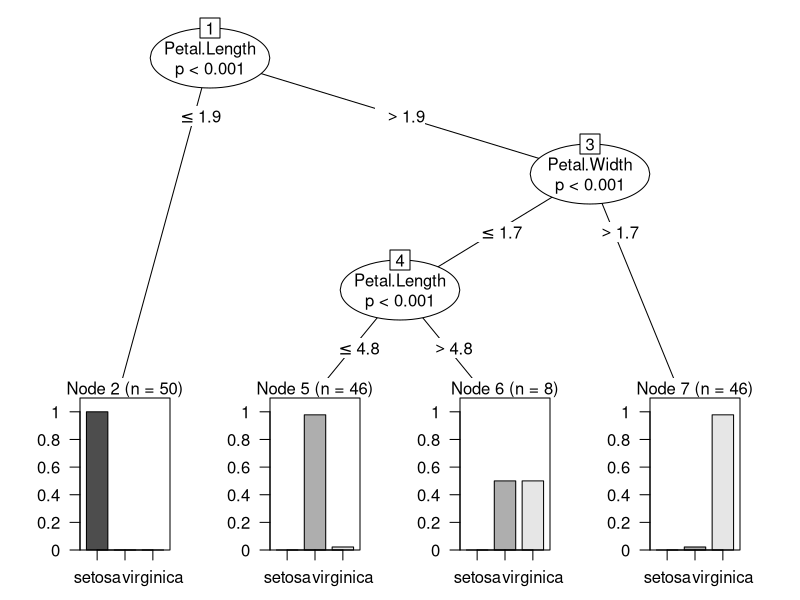
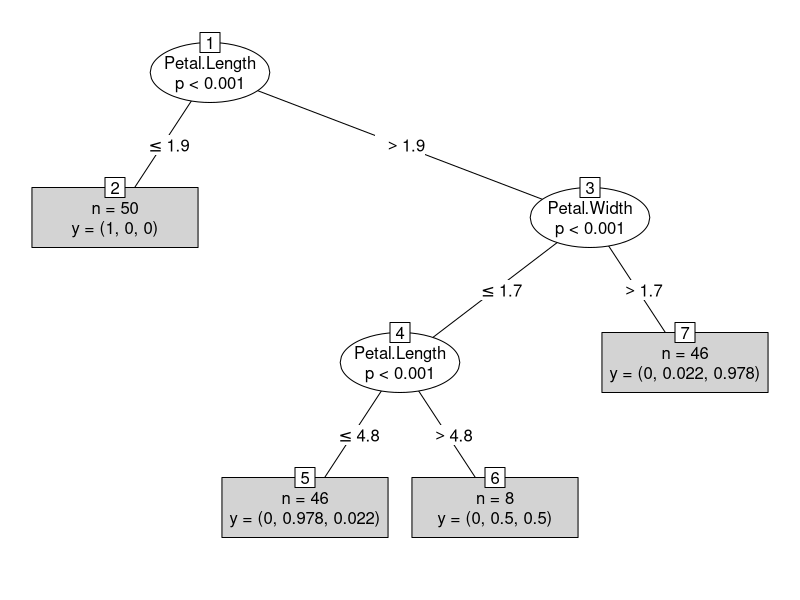

These charts were generated, in order, by the following R code:
library("party")
str(iris)
iris_ctree <- ctree(Species ~ Sepal.Length + Sepal.Width + Petal.Length + Petal.Width, data=iris)
print(iris_ctree)
plot(iris_ctree)
plot(iris_ctree, type="simple")
